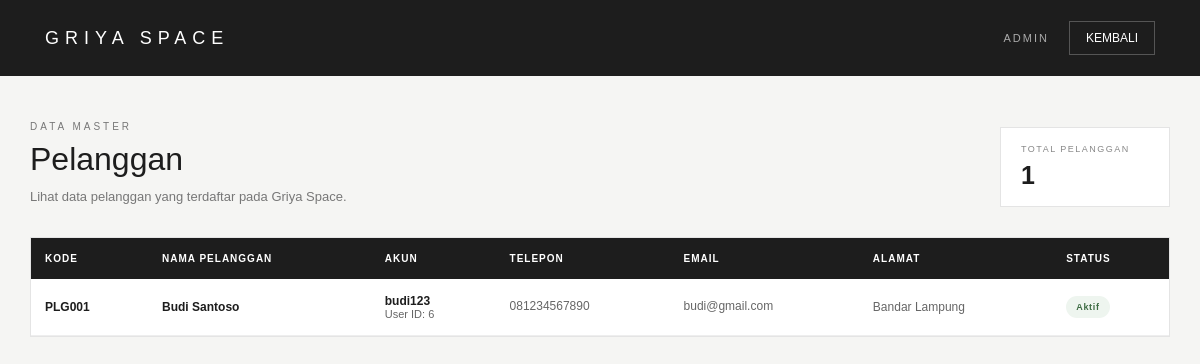
Screenshot of /griya-space/dashboard/admin/pelanggan/index.php (signed in) with the database file from the repository.
### tables this page shows
CREATE TABLE `pelanggan` (
  `id_pelanggan` int NOT NULL,
  `id_user` int DEFAULT NULL,
  `kode_pelanggan` varchar(30) NOT NULL,
  `nama_pelanggan` varchar(100) NOT NULL,
  `no_telepon` varchar(20) DEFAULT NULL,
  `email` varchar(100) DEFAULT NULL,
  `alamat` text,
  `created_at` timestamp NULL DEFAULT CURRENT_TIMESTAMP
);

CREATE TABLE `users` (
  `id_user` int NOT NULL,
  `id_role` int NOT NULL,
  `nama_lengkap` varchar(100) NOT NULL,
  `username` varchar(50) NOT NULL,
  `password` varchar(255) NOT NULL,
  `email` varchar(100) DEFAULT NULL,
  `no_telepon` varchar(20) DEFAULT NULL,
  `alamat` text,
  `status` enum('Aktif','Nonaktif') DEFAULT 'Aktif',
  `created_at` timestamp NULL DEFAULT CURRENT_TIMESTAMP,
  `updated_at` timestamp NULL DEFAULT CURRENT_TIMESTAMP ON UPDATE CURRENT_TIMESTAMP
);

### griya-space/dashboard/admin/pelanggan/index.php (the view, shortened to what this page needs)
<?php
require_once "../../../config/database.php";
$sql = "
    SELECT
        p.id_pelanggan,
        p.id_user,
        p.kode_pelanggan,
        p.nama_pelanggan,
        p.no_telepon,
        p.email,
        p.alamat,
        u.username,
        u.status AS status_user
    FROM pelanggan p
    LEFT JOIN users u
        ON p.id_user = u.id_user
    ORDER BY
        p.id_pelanggan DESC
";
$result = mysqli_query(
    $conn,
    $sql
);
$pelanggan_list = [];
while (
    $pelanggan =
    mysqli_fetch_assoc($result)
) {
    $pelanggan_list[] =
        $pelanggan;
}
$total_pelanggan =
    count($pelanggan_list);
?>
<!DOCTYPE html>
<html lang="id">
<head>
</head>
<body>
<header>
    <div class="brand">
        GRIYA SPACE
    </div>
    <div class="header-right">
        <div class="role">
            ADMIN
        </div>
        <a
            href="../index.php"
            class="back-link"
        >
            KEMBALI
        </a>
    </div>
</header>
<main>
    <section class="page-header">
        <div class="page-title">
            <small>
                DATA MASTER
            </small>
            <h1>
                Pelanggan
            </h1>
            <p>
                Lihat data pelanggan yang terdaftar pada Griya Space.
            </p>
        </div>
        <div class="summary-card">
            <span class="summary-label">
                TOTAL PELANGGAN
            </span>
            <span class="summary-value">
                <?= $total_pelanggan; ?>
            </span>
        </div>
    </section>
    <?php if (
        !empty($pelanggan_list)
    ): ?>
        <section class="table-container">
            <table>
                <thead>
                    <tr>
                        <th>
                            KODE
                        </th>
                        <th>
                            NAMA PELANGGAN
                        </th>
                        <th>
                            AKUN
                        </th>
                        <th>
                            TELEPON
                        </th>
                        <th>
                            EMAIL
                        </th>
                        <th>
                            ALAMAT
                        </th>
                        <th>
                            STATUS
                        </th>
                    </tr>
                </thead>
                <tbody>
                    <?php foreach (
                        $pelanggan_list
                        as $pelanggan
                    ): ?>
                        <?php
                        $status =
                            $pelanggan[
                                "status_user"
                            ] ?? "";
                        if (
                            strtolower(
                                $status
                            ) === "aktif"
                        ) {
                            $statusClass =
                                "status-aktif";
                        } elseif (
                            strtolower(
                                $status
                            ) === "nonaktif"
                        ) {
                            $statusClass =
                                "status-nonaktif";
                        } else {
                            $statusClass =
                                "status-default";
                        }
                        ?>
                        <tr>
                            <td class="code">
                                <?= htmlspecialchars(
                                    $pelanggan[
                                        "kode_pelanggan"
                                    ]
                                ); ?>
                            </td>
                            <td>
                                <div class="name">
                                    <?= htmlspecialchars(
                                        $pelanggan[
                                            "nama_pelanggan"
                                        ]
                                    ); ?>
                                </div>
                            </td>
                            <td>
                                <div class="name">
                                    <?= htmlspecialchars(
                                        $pelanggan[
                                            "username"
                                        ] ?? "-"
                                    ); ?>
                                </div>
                                <div class="username">
                                    User ID:
                                    <?= (int) $pelanggan[
                                        "id_user"
                                    ]; ?>
                                </div>
                            </td>
                            <td class="contact">
                                <?= htmlspecialchars(
                                    $pelanggan[
                                        "no_telepon"
                                    ] ?? "-"
                                ); ?>
                            </td>
                            <td class="contact">
                                <?= htmlspecialchars(
                                    $pelanggan[
                                        "email"
                                    ] ?? "-"
                                ); ?>
                            </td>
                            <td class="address">
                                <?= nl2br(
                                    htmlspecialchars(
                                        $pelanggan[
                                            "alamat"
                                        ] ?? "-"
                                    )
                                ); ?>
                            </td>
                            <td>
                                <span
                                    class="
                                        status
                                        <?= $statusClass; ?>
                                    "
                                >
                                    <?= htmlspecialchars(
                                        $status ?: "Tidak Diketahui"
                                    ); ?>
                                </span>
                            </td>
                        </tr>
                    <?php endforeach; ?>
                </tbody>
            </table>
        </section>
    <?php endif; ?>
</main>
</body>
</html>

### griya-space/dashboard/admin/pelanggan/index.php (style rules this page uses)
* { box-sizing: border-box; margin: 0; padding: 0; }
body { font-family: Arial, Helvetica, sans-serif; background: #f5f5f3; color: #1d1d1d; }
header { min-height: 76px; background: #1d1d1d; color: white; padding: 18px 45px; display: flex; align-items: center; justify-content: space-between; }
.brand { font-size: 18px; letter-spacing: 6px; font-weight: 500; }
.header-right { display: flex; align-items: center; gap: 20px; }
.role { font-size: 11px; letter-spacing: 2px; color: #aaa; }
.back-link { color: white; text-decoration: none; border: 1px solid #555; padding: 9px 16px; font-size: 12px; transition: .2s; }
main { max-width: 1250px; margin: 0 auto; padding: 45px 30px; }
.page-header { display: flex; align-items: flex-end; justify-content: space-between; gap: 20px; margin-bottom: 30px; }
.page-title small { display: block; color: #777; font-size: 10px; letter-spacing: 3px; margin-bottom: 9px; }
.page-title h1 { font-size: 32px; font-weight: 500; }
.page-title p { margin-top: 9px; color: #777; font-size: 13px; line-height: 1.5; }
.summary-card { min-width: 170px; background: white; border: 1px solid #e4e4e4; padding: 16px 20px; }
.summary-label { display: block; color: #888; font-size: 9px; letter-spacing: 1.5px; }
.summary-value { display: block; margin-top: 7px; font-size: 25px; font-weight: 600; }
.table-container { background: white; border: 1px solid #e4e4e4; overflow-x: auto; }
table { width: 100%; min-width: 1100px; border-collapse: collapse; }
thead { background: #1d1d1d; color: white; }
th { padding: 15px 14px; text-align: left; font-size: 10px; font-weight: 600; letter-spacing: 1px; white-space: nowrap; }
td { padding: 15px 14px; border-bottom: 1px solid #eeeeee; font-size: 12px; vertical-align: middle; }
.code { font-weight: 600; white-space: nowrap; }
.name { font-weight: 600; }
.username { color: #666; font-size: 11px; }
.contact { color: #666; line-height: 1.6; }
.address { max-width: 250px; color: #666; line-height: 1.5; }
.status { display: inline-block; padding: 6px 10px; border-radius: 20px; font-size: 9px; font-weight: 600; letter-spacing: .7px; white-space: nowrap; }
.status-aktif { background: #eef5ef; color: #3d6c43; }

### rows the page displays
pelanggan: kode_pelanggan "PLG001", nama_pelanggan "Budi Santoso", id_user.username "budi123", id_user "6", no_telepon "081234567890", email "budi@gmail.com", alamat "Bandar Lampung", id_user.status "Aktif"

### other values shown
$total_pelanggan "1"
